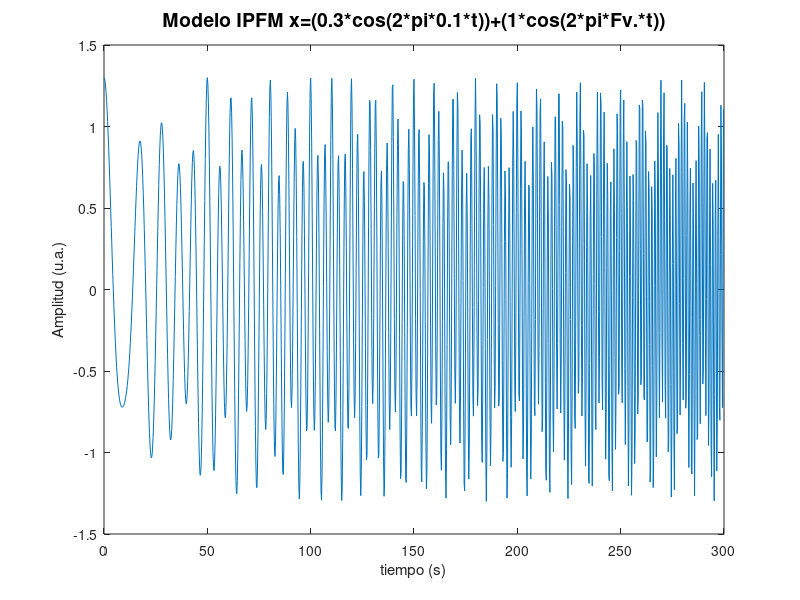

Here is the MATLAB script that generated this plot: (Note: this script raises an error after producing the figure.)
Fs=4; 
tf=300; 
t=0:1/Fs:tf-1/Fs;
f1=0.04 ;
f2=0.4; 
SLOPE=(f2-f1)./t(end);
F=f1+SLOPE*t;


x=(0.3*cos(2*pi*0.1*t))+(1*cos(2*pi*F.*t));

jj=figure(1)
plot(t,x)
xlabel('tiempo (s)');
ylabel('Amplitud (u.a.)')
title('Modelo IPFM x=(0.3*cos(2*pi*0.1*t))+(1*cos(2*pi*Fv.*t))','FontSize',14,'FontWeight','bold');
print(jj,'ScalogramaModelSignal','-dtiff','-r300');

[S,F,P]=cwt(x,'amor',Fs);
s=abs(S);
ii=figure(2)
  surf(t,F,s, 'FaceColor', 'interp',...
  'EdgeColor','none',...
  'FaceLighting','phong');
axis tight;
view(0,90);
ylim([0 0.4]);
xlim([0 300]);
zlabel('PSD (s^2/Hz)');
ylabel('Frecuencia (Hz)');
xlabel('Tiempo (s)');
title('Representacion T-F con CWT del modelo IPFM');
colormap('jet');
colorbar
print(ii,'ScalogramaModelSignal','-dtiff','-r300');
%colorbar
%caxis([0 0.042]);

